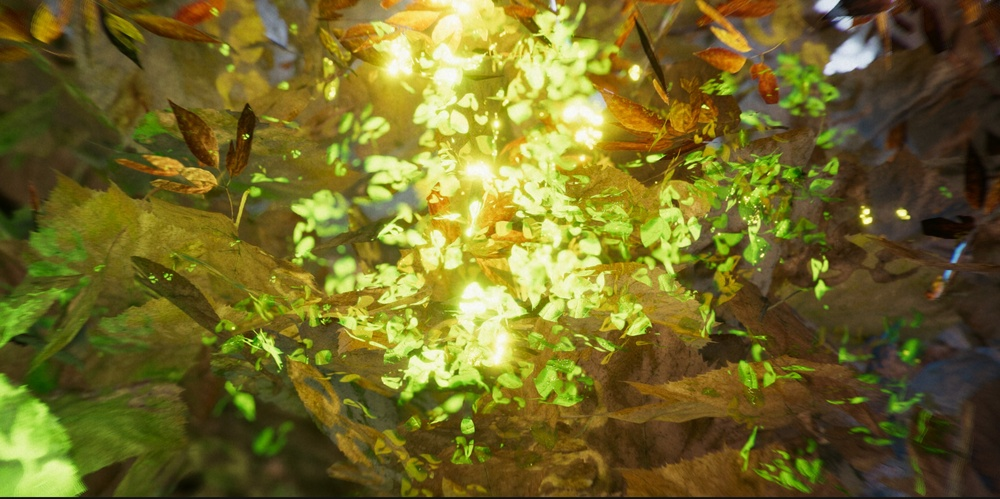
#> input picture sample_img/02.jpg, 1000 x 499 px, shrunk from 2560 x 1277 before the run
$ python -i directional_bridged_blob_vectoriser.py   (imports and definitions only)
#> lines starting #> are read from the running program, lines starting #| are printed output that depends on the picture; after the words box and inside, x2 and y2 are one past the last pixel; in counts of white or black regions, pixels touching at a corner belong together
import numpy as np
import svgwrite
from PIL import Image
from skimage.segmentation import slic
from skimage.util import img_as_float
from skimage.measure import find_contours, perimeter
from scipy.spatial import KDTree
from scipy.ndimage import label as nd_label, binary_dilation
from skimage.color import rgb2lab
from sklearn.cluster import KMeans
import argparse

# [7 lines left out: function load_image, not called in this run]

def get_color_mask(segments, segment_colors, target_color):
    mask = np.zeros_like(segments, dtype=bool)
    for seg_id, color in segment_colors.items():
        if color == target_color:
            mask[segments == seg_id] = True
    return mask

def selective_merge_slic_blobs(segments, quantized_image, area_threshold=120):
    slic_ids = np.unique(segments)
    segment_colors = {}
    for sid in slic_ids:
        mask = (segments == sid)
        colors_in_mask = quantized_image[mask]
        unique_colors, counts = np.unique(colors_in_mask.reshape(-1, 3), axis=0, return_counts=True)
        main_color = tuple(unique_colors[np.argmax(counts)])
        segment_colors[sid] = main_color

    merged_labels = np.copy(segments)
    label_img = merged_labels
    unique_colors = list({v for v in segment_colors.values()})
    for color in unique_colors:
        mask = get_color_mask(label_img, segment_colors, color)
        cc_labels, num_cc = nd_label(mask)
        cc_areas = [(cc_labels == i).sum() for i in range(1, num_cc+1)]
        for i in range(1, num_cc+1):
            area = cc_areas[i-1]
            if area >= area_threshold:
                continue
            region = (cc_labels == i)
            dilated = binary_dilation(region)
            border = dilated & (~region)
            neighbor_colors = quantized_image[border]
            if np.any(np.all(neighbor_colors == color, axis=1)):
                neighbor_labels = label_img[border]
                candidate_labels = [lbl for lbl in np.unique(neighbor_labels)
                                    if segment_colors.get(lbl, None) == color]
                if candidate_labels:
                    neighbor_areas = [np.sum(label_img == lbl) for lbl in candidate_labels]
                    target_lbl = candidate_labels[np.argmax(neighbor_areas)]
                    label_img[region] = target_lbl
    return label_img, segment_colors

def quantize_image_colors(image, max_colors):
    if isinstance(image, str):
        image = np.array(Image.open(image).convert("RGB"))
    pixels = image.reshape(-1, 3)
    kmeans = KMeans(n_clusters=max_colors, n_init=10).fit(pixels)
    new_pixels = kmeans.cluster_centers_[kmeans.labels_].astype(np.uint8)
    return new_pixels.reshape(image.shape), kmeans.cluster_centers_

def contour_to_svg_path(contour, scale=1.0):
    path_str = "M " + " L ".join(f"{x*scale:.2f},{y*scale:.2f}" for y, x in contour)
    return path_str + " Z"

def laplacian_smooth(contour, iterations=1, alpha=0.5):
    contour = np.copy(contour).astype(np.float32)
    n = len(contour)
    for _ in range(iterations):
        new_contour = np.copy(contour)
        for i in range(n):
            prev = contour[(i - 1) % n]
            next = contour[(i + 1) % n]
            new_contour[i] = (1 - alpha) * contour[i] + alpha * 0.5 * (prev + next)
        contour = new_contour
    return contour

def improved_bridge_contours(contours, centroids, colors, bridge_distance=5.0,
                              color_tolerance=10.0, proximity_threshold=50.0,
                              falloff_radius=5, max_curvature=np.radians(160)):
    lab_colors = rgb2lab(np.array(colors).reshape(-1, 1, 3) / 255.0).reshape(-1, 3)
    tree = KDTree(centroids)
    bridged_contours = []

    for i, contour in enumerate(contours):
        current_color = lab_colors[i]
        current_centroid = centroids[i]
        current_contour = np.copy(contour)
        n = len(current_contour)

        indices = tree.query_ball_point(current_centroid, r=proximity_threshold)
        for j in indices:
            if j == i:
                continue
            color_diff = np.linalg.norm(current_color - lab_colors[j])
            if color_diff < color_tolerance:
                distances = np.linalg.norm(current_contour - centroids[j], axis=1)
                idx = np.argmin(distances)
                target_contour = contours[j]
                closest_point = target_contour[np.argmin(np.linalg.norm(target_contour - current_contour[idx], axis=1))]

                direction = closest_point - current_contour[idx]
                norm = np.linalg.norm(direction)
                if norm == 0:
                    continue
                direction = direction / norm

                for offset in range(-falloff_radius, falloff_radius + 1):
                    neighbor_idx = (idx + offset) % n
                    prev_idx = (neighbor_idx - 1) % n
                    next_idx = (neighbor_idx + 1) % n

                    v1 = current_contour[neighbor_idx] - current_contour[prev_idx]
                    v2 = current_contour[next_idx] - current_contour[neighbor_idx]
                    norm_v1 = np.linalg.norm(v1)
                    norm_v2 = np.linalg.norm(v2)
                    if norm_v1 == 0 or norm_v2 == 0:
                        continue
                    cos_angle = np.dot(v1, v2) / (norm_v1 * norm_v2)
                    angle = np.arccos(np.clip(cos_angle, -1.0, 1.0))

                    if angle > max_curvature:
                        continue

                    weight = 0.5 * (1 + np.cos(np.pi * offset / falloff_radius))
                    displacement = direction * bridge_distance * weight
                    current_contour[neighbor_idx] += displacement

        bridged_contours.append(current_contour)

    return bridged_contours

# [15 lines left out: function inflate_contour, not called in this run]

def create_directional_bridged_svg(
    image, output_path="directional_bridged_blobs.svg",
    n_segments=40, compactness=10, max_colors=8,
    bridge_distance=5.0, color_tolerance=10.0,
    proximity_threshold=50.0, falloff_radius=5,
    max_curvature=np.radians(160),
    smooth_iterations=3, smooth_alpha=0.3,
    progress_callback=None,
    shape_order="area",
    enable_grid_merge=True,
    area_threshold=1000,
    compactness_threshold=1.35,
    inflation_amount=0.0,
    far_point_factor=1.0,
    inflation_stacking=True  # <-- new argument
):
#> called with image = 'sample_img/02.jpg', output_path = 'directional_bridged_blobs.svg', n_segments = 40, compactness = 10, max_colors = 8, bridge_distance = 5, color_tolerance = 10, proximity_threshold = 50
    if isinstance(image, str):
        img = Image.open(image).convert('RGB')
#> img is the input picture: PIL image 1000x499 RGB; mean R, G, B 113.7, 105.6, 39.4
        img_np = np.array(img)
    else:
        img_np = image
    h, w, _ = img_np.shape

    def report(val):
        if progress_callback:
            progress_callback(val)
    report(0)
    quantized_image, _ = quantize_image_colors(img_np, max_colors)
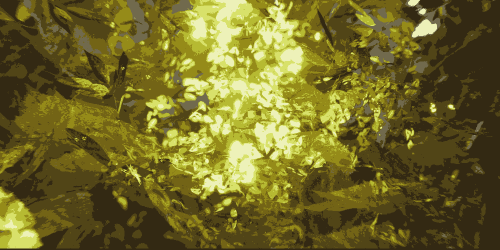
#> quantized_image: shape (499, 1000, 3) (shown at 1/2 size); mean R, G, B 113.4, 104.9, 39
    report(10)

    image_float = img_as_float(quantized_image)
    segments = slic(image_float, n_segments=n_segments, compactness=compactness, start_label=1)
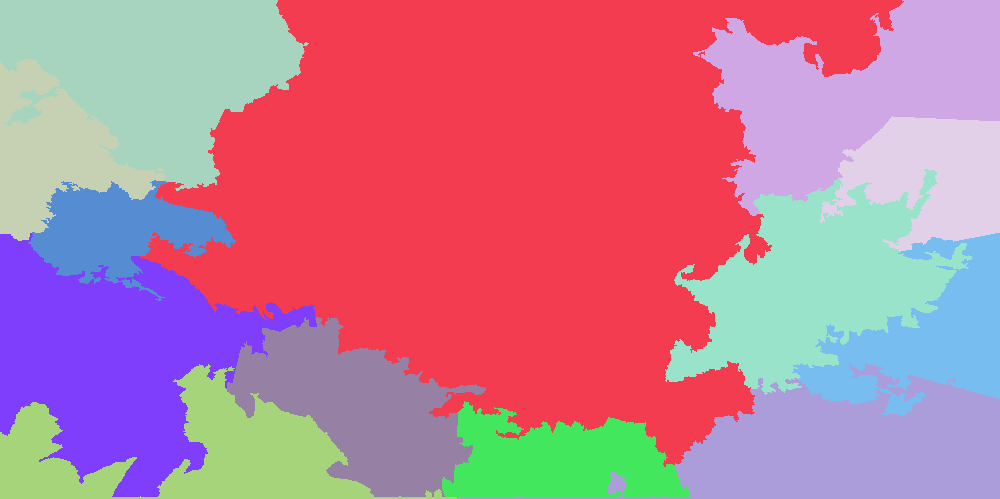
#> segments: shape (499, 1000) int64; 13 distinct labels, from 1 to 13; one colour per label, 0 black
    merged_labels, segment_colors = selective_merge_slic_blobs(segments, quantized_image, area_threshold=120)
#> in selective_merge_slic_blobs, `slic_ids = np.unique(segments)`: slic_ids = [1, 2, 3, 4, 5, 6, 7, 8, 9, 10, 11, 12, 13]
#> the loop in selective_merge_slic_blobs, `for sid in slic_ids:` made 13 passes
#> (counts, main_color) on passes 1, 2, 3, 4, 6, 7: ([4056, 14359, 4381, 8769, 4043, 669, 74], (81, 69, 23)), ([5786, 21233, 6045, 43947, 41175, 31003, 27369, 23689], (115, 100, 22)), ([13160, 8984, 3918, 3514, 2948, 1367, 190, 8], (51, 41, 19)), ([10518, 3596, 2, 107, 8, 3], (51, 41, 19)), ([6237, 19338, 1446, 3521, 1431, 626, 276, 105], (81, 69, 23)), ([1, 385, 1, 8435, 3106, 49, 1], (115, 100, 22))
#> pass 1, in selective_merge_slic_blobs, `mask = (segments == sid)`:
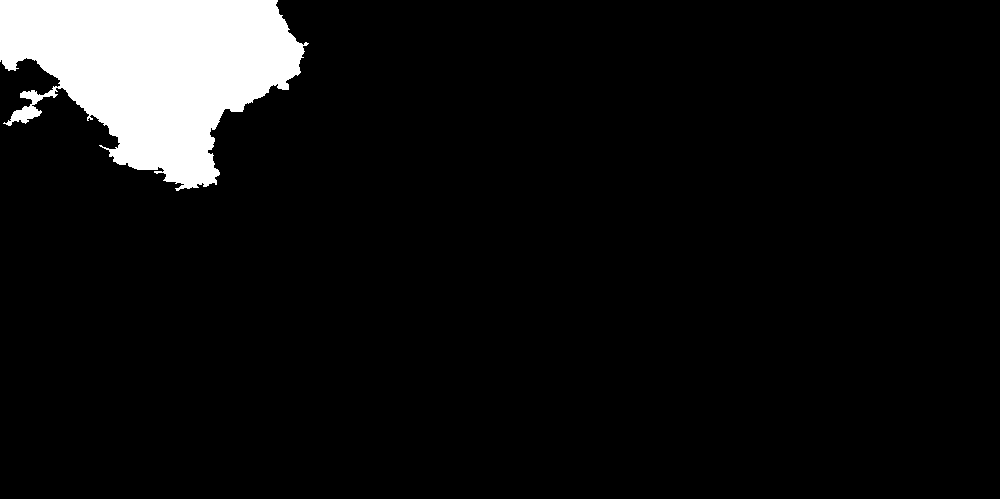
#> mask: shape (499, 1000) bool; 7.3% white; 1 white region, box (x1, y1, x2, y2) and area: (0, 0, 309, 191) 36351
#> after the loop in selective_merge_slic_blobs, `for sid in slic_ids:`: segment_colors = 13 items
#> in selective_merge_slic_blobs, `unique_colors = list({v for v in segment_colors.values()})`: unique_colors = [(51, 41, 19), (115, 100, 22), (81, 69, 23)]
#> the loop in selective_merge_slic_blobs, `for color in unique_colors:` made 3 passes
#> (color, num_cc, cc_areas) on passes 1 to 3: ((51, 41, 19), 2, [122261, 14234]), ((115, 100, 22), 1, [212225]), ((81, 69, 23), 3, [36351, 32980, 80949])
#> pass 1, in selective_merge_slic_blobs, `cc_labels, num_cc = nd_label(mask)`:
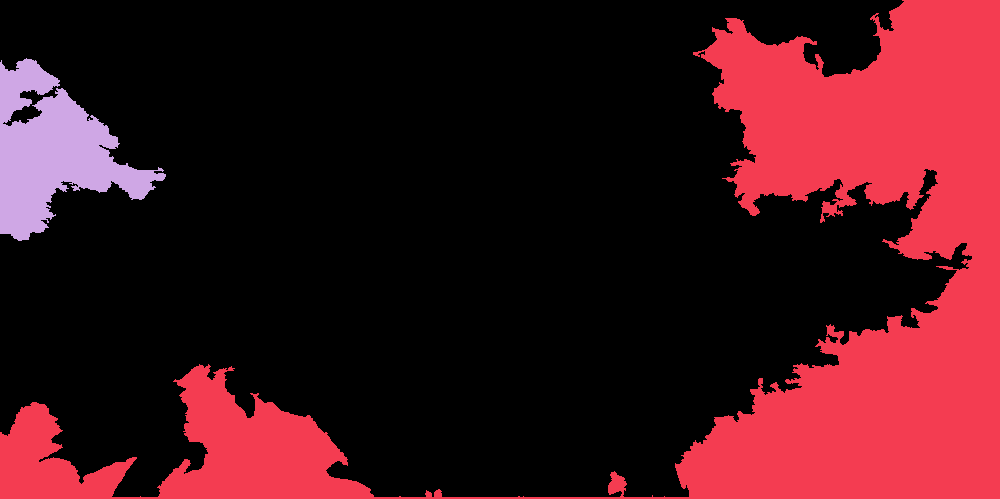
#> cc_labels: shape (499, 1000) int32; 3 distinct labels, from 0 to 2; one colour per label, 0 black
#> pass 2, in selective_merge_slic_blobs, `mask = get_color_mask(label_img, segment_colors, color)`:
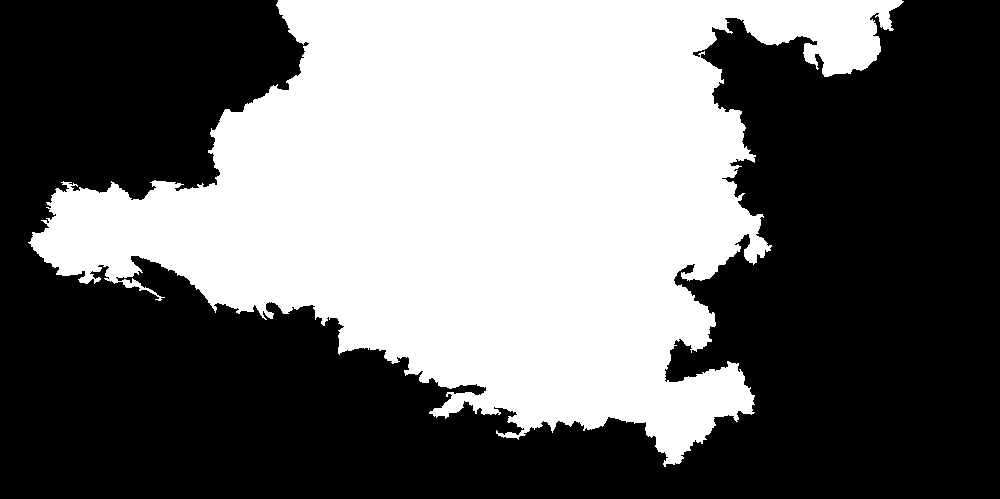
#> mask: shape (499, 1000) bool; 42.5% white; 1 white region, box (x1, y1, x2, y2) and area: (28, 0, 904, 467) 212225
#> after the loop in selective_merge_slic_blobs, `for color in unique_colors:`:
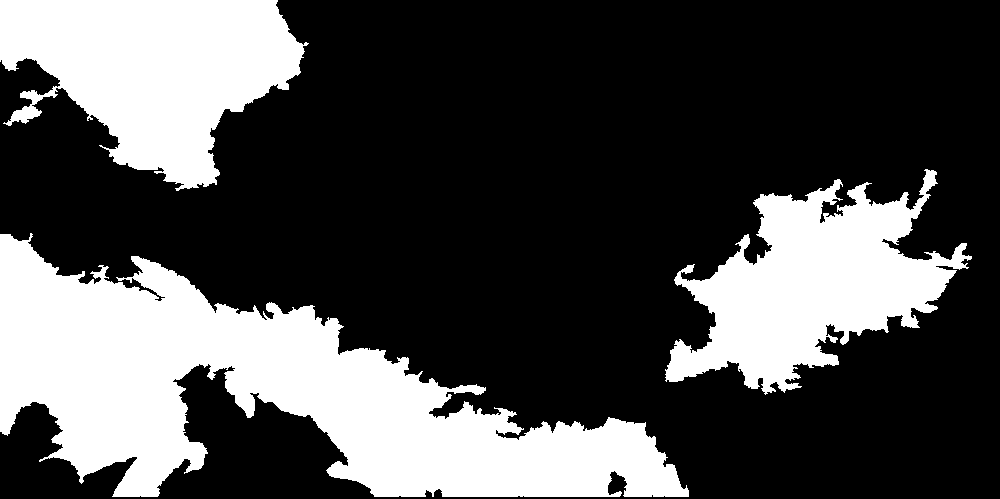
#> mask: shape (499, 1000) bool; 30.1% white; 3 white regions, box (x1, y1, x2, y2) and area: (0, 233, 689, 497) 80949, (0, 0, 309, 191) 36351, (665, 169, 972, 395) 32980
#> segment_colors = 13 items
    report(20)

    unique_segments = np.unique(merged_labels)
#> unique_segments = [1, 2, 3, 4, 5, 6, 7, 8, 9, 10, 11, 12, 13]
    contours, centroids, colors = [], [], []
    n_segs = len(unique_segments)
#> n_segs = 13

    def compactness(mask):
        area = np.sum(mask)
        perim = perimeter(mask)
        if area == 0:
            return 9999
        return (perim ** 2) / (4 * np.pi * area)

    if enable_grid_merge:
        area_threshold = 1000
        compactness_threshold = 1.35
        merged_labels = np.copy(merged_labels)
        num_merges = 1

        while num_merges > 0:
            num_merges = 0
            unique_segments = np.unique(merged_labels)
            segment_colors = {}
            segment_areas = {}
            segment_compactness = {}

            for seg_id in unique_segments:
                mask = (merged_labels == seg_id)
                colors_in_mask = quantized_image[mask]
                unique_colors, counts = np.unique(colors_in_mask.reshape(-1, 3), axis=0, return_counts=True)
                main_color = tuple(unique_colors[np.argmax(counts)])
                segment_colors[seg_id] = main_color
                segment_areas[seg_id] = np.sum(mask)
                segment_compactness[seg_id] = compactness(mask)

            for seg_id in unique_segments:
                area = segment_areas[seg_id]
                comp = segment_compactness[seg_id]
                if not (area < area_threshold and comp < compactness_threshold):
                    continue
                mask = (merged_labels == seg_id)
                border = binary_dilation(mask) & (~mask)
                neighbor_sids = np.unique(merged_labels[border])
                for nsid in neighbor_sids:
                    if nsid != seg_id and segment_colors.get(nsid) == segment_colors[seg_id]:
                        merged_labels[merged_labels == seg_id] = nsid
                        num_merges += 1
                        break
#> this loop made 1 pass
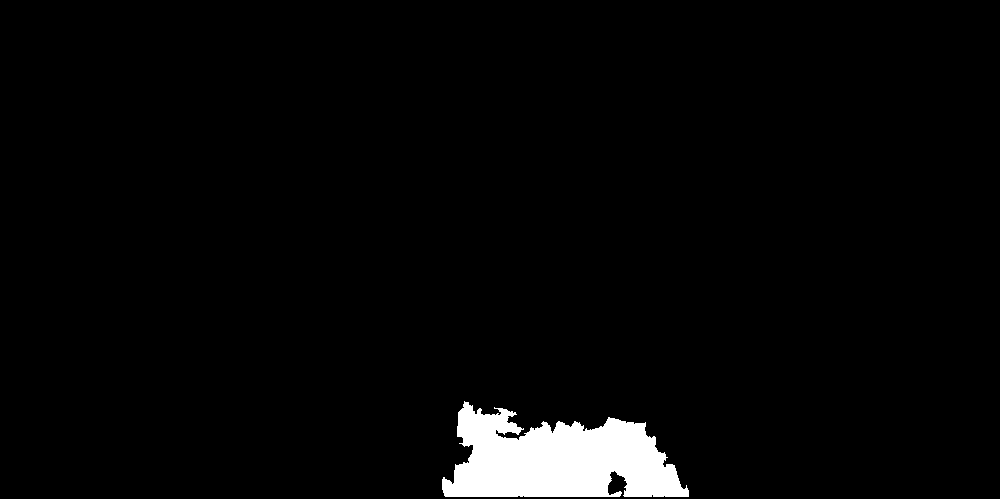
#> mask: shape (499, 1000) bool; 3.1% white; 1 white region, box (x1, y1, x2, y2) and area: (442, 401, 689, 497) 15529
    else:
        merged_labels = np.copy(segments)
        unique_segments = np.unique(merged_labels)
        segment_colors = {}
        for seg_id in unique_segments:
            mask = (merged_labels == seg_id)
            colors_in_mask = quantized_image[mask]
            unique_colors, counts = np.unique(colors_in_mask.reshape(-1, 3), axis=0, return_counts=True)
            main_color = tuple(unique_colors[np.argmax(counts)])
            segment_colors[seg_id] = main_color

    unique_merged_segments = np.unique(merged_labels)
#> unique_merged_segments = [1, 2, 3, 4, 5, 6, 7, 8, 9, 10, 11, 12, 13]
    contours, centroids, colors = [], [], []
    n_segs = len(unique_merged_segments)

    for idx, seg_id in enumerate(unique_merged_segments):
        mask = merged_labels == seg_id
        main_color = segment_colors.get(seg_id, (0,0,0))
        found_contours = find_contours(mask.astype(float), level=0.5)
        if found_contours:
            contour = found_contours[0]
            contours.append(contour)
            centroids.append(np.mean(contour, axis=0))
            colors.append(main_color)
        report(20 + int(30 * (idx+1) / n_segs))
#> this loop made 13 passes
#> (main_color, found_contours) on passes 1 to 8: ((81, 69, 23), 1 point arrays, longest 1300 points), ((115, 100, 22), 1 point arrays, longest 4822 points), ((51, 41, 19), 1 point arrays, longest 1599 points), ((51, 41, 19), 1 point arrays, longest 1228 points), ((51, 41, 19), 1 point arrays, longest 1152 points), ((81, 69, 23), 1 point arrays, longest 2873 points), ((115, 100, 22), 1 point arrays, longest 1455 points), ((81, 69, 23), 1 point arrays, longest 2276 points)
#> after the loop, centroids = [[112.9, 139.9], [252.3, 527], [104, 799.1], [146.8, 70.48], [192.3, 889.9], [279.1, 821.5], [238, 127.1], [356.5, 159], [338.4, 894.2], [400.6, 361.2], [418.7, 780.5], [439.3, 200.4], [453, 554.8]]; colors = [(81, 69, 23), (115, 100, 22), (51, 41, 19), (51, 41, 19), (51, 41, 19), (81, 69, 23), (115, 100, 22), (81, 69, 23), (51, 41, 19), (81, 69, 23), (51, 41, 19), (51, 41, 19), (81, 69, 23)]; contours = 13 point arrays, longest 4822 points

    bridged = improved_bridge_contours(
        contours, centroids, colors,
        bridge_distance, color_tolerance,
        proximity_threshold, falloff_radius,
        max_curvature
    )
#> in improved_bridge_contours, `lab_colors = rgb2lab(np.array(colors).reshape(-1, 1, 3) / 255.0).resha..`: lab_colors = 13 rows, first 8: [29.58, -1.04, 28.77], [42.49, -2.86, 43.15], [17.16, 1.16, 16.05], [17.16, 1.16, 16.05], [17.16, 1.16, 16.05], [29.58, -1.04, 28.77], [42.49, -2.86, 43.15], [29.58, -1.04, 28.77]
#> the loop in improved_bridge_contours, `for i, contour in enumerate(contours):` made 13 passes
#> (current_color, current_centroid, n, indices) on passes 1 to 8: ([29.58, -1.04, 28.77], [112.9, 139.9], 1300, [0]), ([42.49, -2.86, 43.15], [252.3, 527], 4822, [1]), ([17.16, 1.16, 16.05], [104, 799.1], 1599, [2]), ([17.16, 1.16, 16.05], [146.8, 70.48], 1228, [3]), ([17.16, 1.16, 16.05], [192.3, 889.9], 1152, [4]), ([29.58, -1.04, 28.77], [279.1, 821.5], 2873, [5]), ([42.49, -2.86, 43.15], [238, 127.1], 1455, [6]), ([29.58, -1.04, 28.77], [356.5, 159], 2276, [7])
#> after the loop in improved_bridge_contours, `for i, contour in enumerate(contours):`: bridged_contours = 13 point arrays, longest 4822 points
#> bridged = 13 point arrays, longest 4822 points
    report(60)

    N = len(bridged)
#> N = 13
    bridged_smoothed = []
    for idx, c in enumerate(bridged):
        bridged_smoothed.append(
            laplacian_smooth(c, iterations=smooth_iterations, alpha=smooth_alpha)
        )
        report(60 + int(25 * (idx+1) / N))
#> this loop made 13 passes
#> n in laplacian_smooth on passes 1 to 8: 1300, 4822, 1599, 1228, 1152, 2873, 1455, 2276
#> after the loop, bridged_smoothed = 13 point arrays, longest 4822 points

    # Prepare SVG drawing
#> (the run stopped early here; a loop or call above may not have finished)
